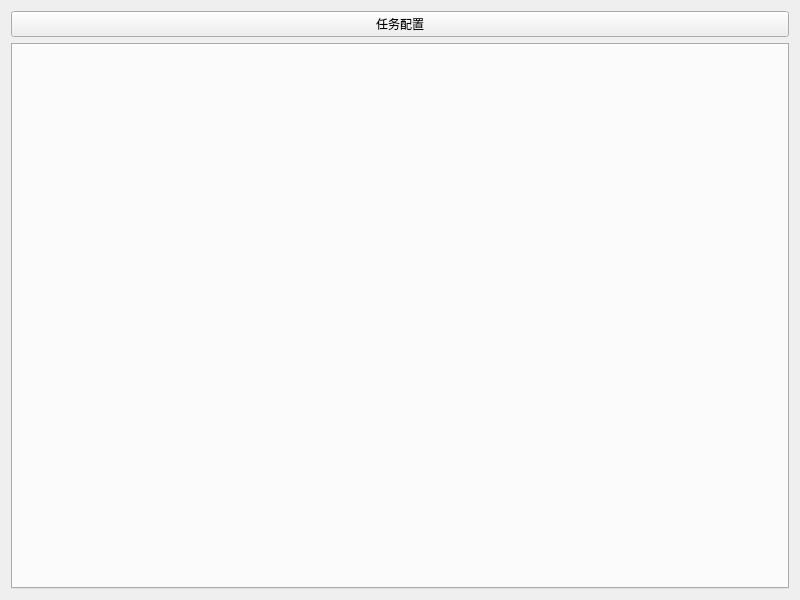
<?xml version="1.0" encoding="UTF-8"?>
<ui version="4.0">
 <class>Widget</class>
 <widget class="QWidget" name="Widget">
  <property name="geometry">
   <rect>
    <x>0</x>
    <y>0</y>
    <width>800</width>
    <height>600</height>
   </rect>
  </property>
  <property name="windowTitle">
   <string>Widget</string>
  </property>
  <layout class="QGridLayout" name="gridLayout">
   <item row="0" column="0">
    <layout class="QHBoxLayout" name="horizontalLayout">
     <item>
      <widget class="QPushButton" name="TaskConfigurationPushButton">
       <property name="text">
        <string>任务配置</string>
       </property>
      </widget>
     </item>
    </layout>
   </item>
   <item row="1" column="0">
    <widget class="QTabWidget" name="tabWidget">
     <property name="currentIndex">
      <number>-1</number>
     </property>
    </widget>
   </item>
  </layout>
 </widget>
 <resources/>
 <connections/>
</ui>
